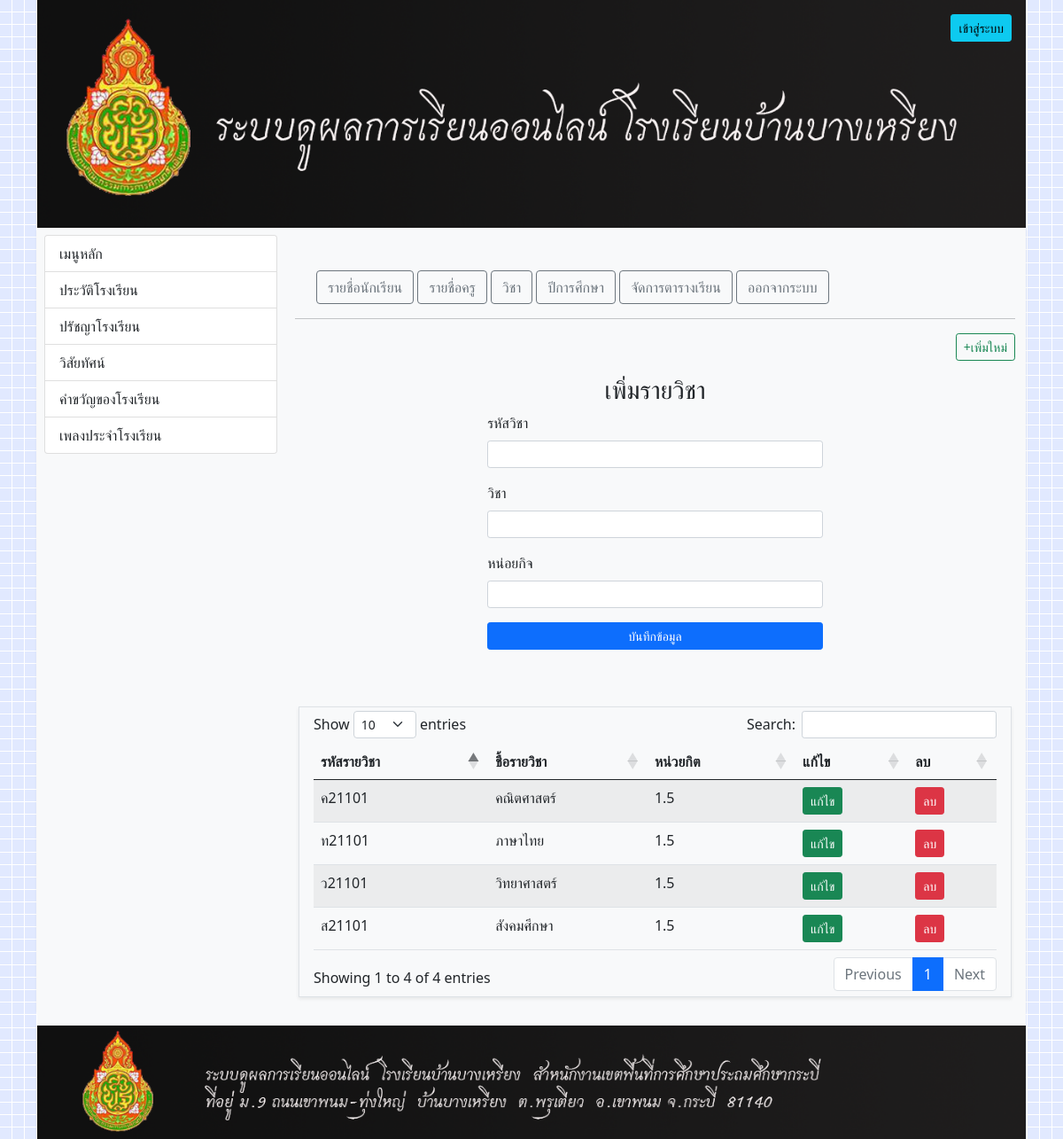
Page /?op=admin-add-course (signed in) on the committed database.
### tables this page shows
CREATE TABLE `course_table` (
  `course_id` varchar(10) NOT NULL COMMENT 'รหัสรายวิชา',
  `course_name` varchar(50) NOT NULL COMMENT 'ชื้อรายวิชา',
  `course_credit` varchar(50) NOT NULL COMMENT 'หน่วยกิต',
  `course_status` int(11) NOT NULL DEFAULT '0'
);

### index.php (called while the page is built, shortened)
<?php
include_once('Connections/DataBcon.php');
include_once('layout/layout.php');

### actionclass/admin.course.action.class.php (called while the page is built, shortened)
<?php
class adminCourseActionClass extends db_connect {
    static public function getDataAll(){
        $sql = "SELECT * FROM course_table WHERE course_status = ?";
        $data = array(0);
        return self::getExecute($sql, $data);
    }
}

### Connections/DataBcon.php (called while the page is built, shortened)
<?php
class db_connect {
    static private function conn(){
        $servername = "localhost";
        $username = "root";
        $password = "123456789";
        $db = 'schoolbang';
        $conn = new PDO("mysql:host=$servername;dbname=$db", $username, $password, array(PDO::MYSQL_ATTR_INIT_COMMAND => 'SET NAMES \'UTF8\''));
        $conn->setAttribute(PDO::ATTR_ERRMODE, PDO::ERRMODE_EXCEPTION);
        return $conn;
    }
    static public function getExecute($sql, $data){
        $sth = self::conn()->prepare($sql);
        $sth->execute($data);
        return $sth->fetchAll(PDO::FETCH_ASSOC);
    }
}

### component/admin.add.course.php (the view, shortened to what this page needs)
<?php
$course_id = null;
$course_name = null;
$course_credit = null;
$resData = adminCourseActionClass::getDataAll();
?>
<div class="text-end">
    <a href="?op=admin-add-student" class="btn btn-sm btn-outline-success">+เพิ่มใหม่</a>
</div>
<div class="container p-3">
    <div class="text-center">
        <h3>เพิ่มรายวิชา</h3>
    </div>
    <form action="" enctype="multipart/form-data" method="post">
        <div class="row justify-content-center">
            <div class="col-6">
                <div class="mb-3">
                    <label class="form-label">รหัสวิชา</label>
                    <input type="text" required name="course_id" class="form-control form-control-sm" value="<?php echo $course_id ?>">
                </div>
                <div class="mb-3">
                    <label class="form-label">วิชา</label>
                    <input type="text" required name="course_name" class="form-control form-control-sm" value="<?php echo $course_name ?>">
                </div>
                <div class="mb-3">
                    <label class="form-label">หน่อยกิจ</label>
                    <input type="text" required name="course_credit" class="form-control form-control-sm" value="<?php echo $course_credit ?>">
                </div>
                <div class="mb-3">
                    <button type="submit" name="btnSave" class="btn btn-sm btn-primary w-100">บันทึกข้อมูล</button>
                </div>
            </div>
        </div>
    </form>
    <div class="row border shadow-sm mt-5 p-1">
        <table id="example" class="table table-striped" style="width:100%">
            <thead>
                <tr>
                    <th>รหัสรายวิชา</th>
                    <th>ชื้อรายวิชา</th>
                    <th>หน่วยกิต</th>
                    <th>แก้ไข</th>
                    <th>ลบ</th>
                </tr>
            </thead>
            <tbody>
                <?php foreach ($resData as $item) : ?>
                    <tr>
                        <td><?php echo $item['course_id'] ?></td>
                        <td><?php echo $item['course_name'] ?></td>
                        <td><?php echo $item['course_credit'] ?></td>
                        <td>
                            <a href="?op=admin-add-course&id=<?php echo $item['course_id'] ?>" class="btn btn-sm btn-success">แก้ไข</a>
                        </td>
                        <td>
                            <a href="?op=admin-add-course&did=<?php echo $item['course_id'] ?>" onclick="if(!confirm('ฉันต้องการลบรายการนี้!')) return false" class="btn btn-sm btn-danger">ลบ</a>
                        </td>
                    </tr>
                <?php endforeach; ?>
            </tbody>
        </table>
    </div>
</div>

### rows in the picture
course_table: course_id "ค21101", course_name "คณิตศาสตร์", course_credit "1.5"
course_table: course_id "ท21101", course_name "ภาษาไทย", course_credit "1.5"
course_table: course_id "ว21101", course_name "วิทยาศาสตร์", course_credit "1.5"
course_table: course_id "ส21101", course_name "สังคมศึกษา", course_credit "1.5"
